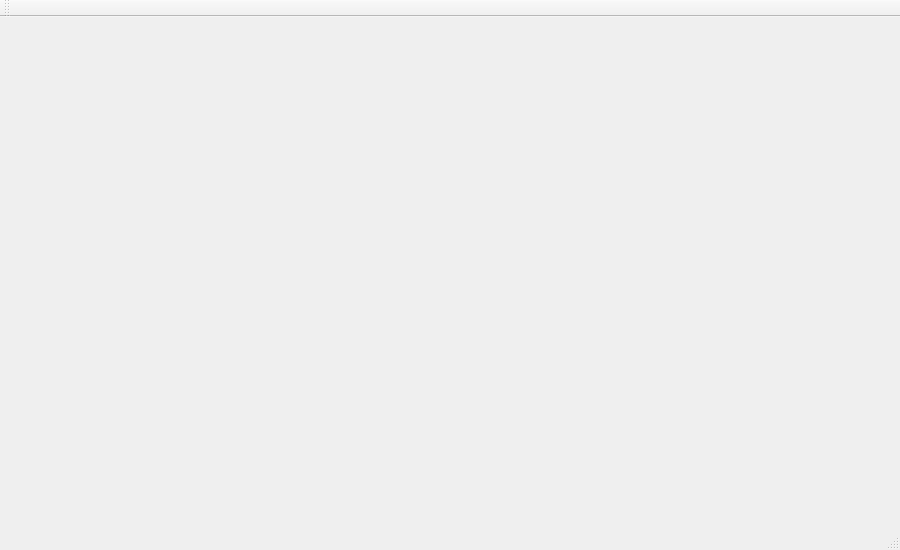
<?xml version="1.0" encoding="UTF-8"?>
<ui version="4.0">
 <class>MainWindow</class>
 <widget class="QMainWindow" name="MainWindow">
  <property name="geometry">
   <rect>
    <x>0</x>
    <y>0</y>
    <width>900</width>
    <height>550</height>
   </rect>
  </property>
  <property name="sizePolicy">
   <sizepolicy hsizetype="Fixed" vsizetype="Fixed">
    <horstretch>0</horstretch>
    <verstretch>0</verstretch>
   </sizepolicy>
  </property>
  <property name="windowTitle">
   <string>MainWindow</string>
  </property>
  <widget class="QWidget" name="centralWidget"/>
  <widget class="QMenuBar" name="menuBar">
   <property name="geometry">
    <rect>
     <x>0</x>
     <y>0</y>
     <width>900</width>
     <height>28</height>
    </rect>
   </property>
  </widget>
  <widget class="QToolBar" name="mainToolBar">
   <attribute name="toolBarArea">
    <enum>TopToolBarArea</enum>
   </attribute>
   <attribute name="toolBarBreak">
    <bool>false</bool>
   </attribute>
  </widget>
  <widget class="QStatusBar" name="statusBar"/>
 </widget>
 <layoutdefault spacing="6" margin="11"/>
 <resources/>
 <connections/>
</ui>
